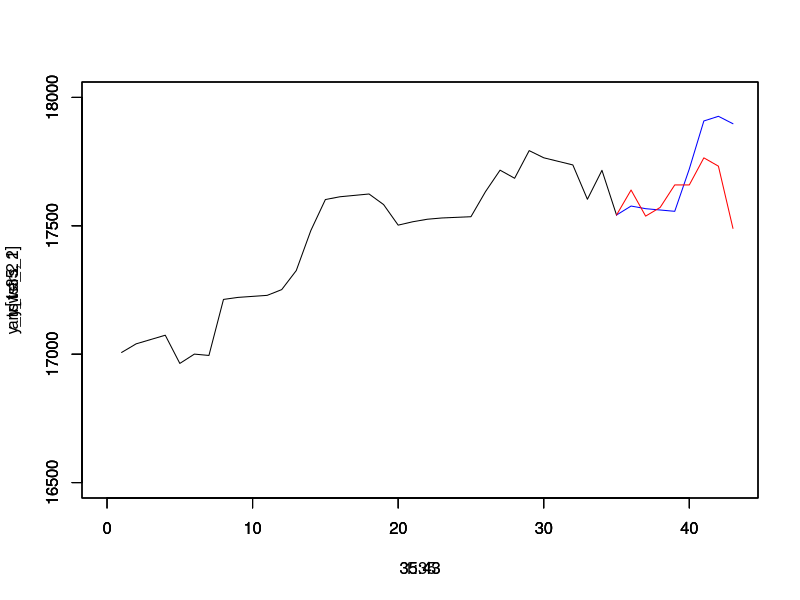

This figure's R source:
library(e1071)
library(dplyr)

setwd("C:/Users/Joan/Desktop/TFG") # PER CASA
#setwd("C:/Users/jcardons/Desktop/TFG_fe") # PER FEINA

data <- read.csv("dataset.csv")

data <- select(data, day, positive, negative, Open, High, Low, Close)
data <- tbl_df(data)

# Define the LAG

lag <- 16

data_twitter <- data[1:(59-lag),2:3]
data_stock <- data[(lag+1):59,4:7]
data <- cbind(data_twitter, data_stock)
data <- tbl_df(data)

answers <- as.matrix(data[(ceiling(0.8*(59-16))+1):(59-lag),6]) # this is what we want to predict


x_tr <- as.matrix(data[1:(ceiling(0.8*(59-16))),1:5])
y_tr <- as.matrix(data[1:(ceiling(0.8*(59-16))),6])

model <- svm(x_tr, y_tr) # model with training data, svr

x_tst <- as.matrix(data[36:(59-lag),1:5])

y_tst <- as.matrix(predict(model, x_tst))

answers_2 <- vector()
y_tst_2 <- vector()

answers_2[1] <- y_tr[ceiling(0.8*(59-16))]
y_tst_2[1] <- y_tr[ceiling(0.8*(59-16))]

answers_2[2:9] <- answers
y_tst_2[2:9] <- y_tst

plot(x = 1:35, y_tr[1:35,1], type = "l", xlim=c(0,43), ylim=c(16500,18000))
par(new = T)
plot(x = 35:43, answers_2, type = "l", xlim=c(0,43), col = 'blue',ylim=c(16500,18000))
par(new = T)
plot(x = 35:43, y_tst_2, type = "l", xlim=c(0,43), col = 'red',ylim=c(16500,18000))
  
  